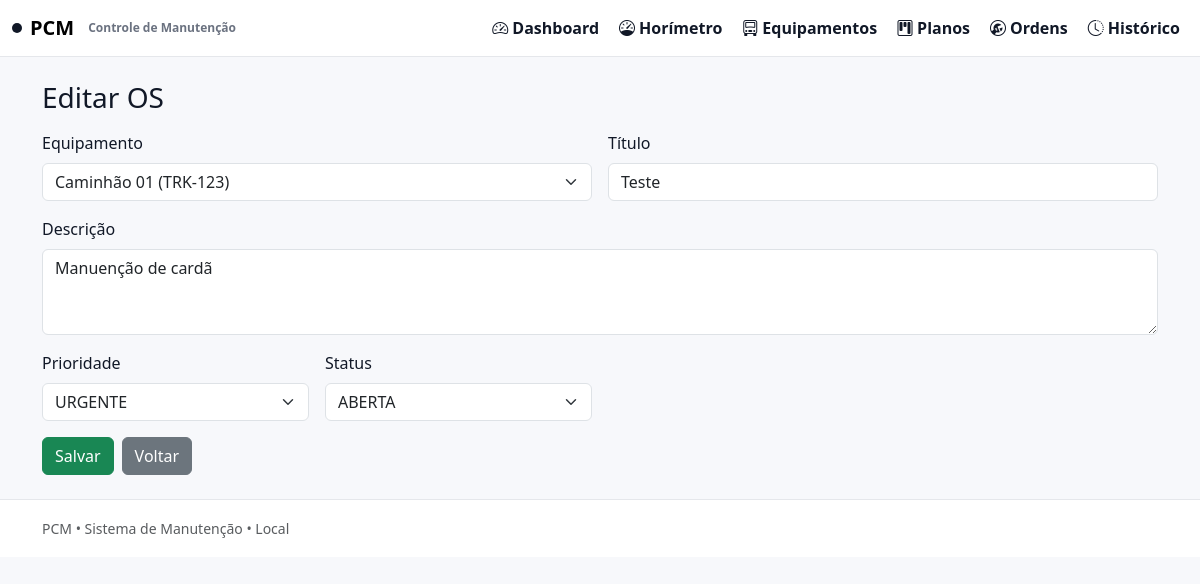
Page /os/8/editar on the committed database.
### models.py (models this page shows, shortened)
class WorkOrder(db.Model):
    __tablename__ = "ordens_servico"
    id = db.Column(db.Integer, primary_key=True)
    equipamento_id = db.Column(db.Integer, db.ForeignKey("equipamentos.id"), nullable=False)
    titulo = db.Column(db.String(200), nullable=False)
    descricao = db.Column(db.Text, nullable=True)
    prioridade = db.Column(db.String(20), nullable=False, default="MEDIA")
    status = db.Column(db.String(30), nullable=False, default=OsStatus.ABERTA.value)
    opened_at = db.Column(db.DateTime, nullable=False, default=datetime.utcnow)
    closed_at = db.Column(db.DateTime, nullable=True)
    equipamento = db.relationship("Equipment", backref=db.backref("os", lazy=True))

class Equipment(db.Model):
    __tablename__ = "equipamentos"
    id = db.Column(db.Integer, primary_key=True)
    nome = db.Column(db.String(120), nullable=False)
    codigo = db.Column(db.String(60), nullable=False, unique=True)  # TAG
    tipo = db.Column(db.String(60), nullable=True)
    horimetro_atual = db.Column(db.Integer, nullable=False, default=0)
    ativo = db.Column(db.Boolean, nullable=False, default=True)
    created_at = db.Column(db.DateTime, nullable=False, default=datetime.utcnow)

### app.py (the view, shortened to what this page needs)
    @app.route("/os/<int:os_id>/editar", methods=["GET", "POST"])
    def os_editar(os_id):
        item = WorkOrder.query.get_or_404(os_id)
        equipamentos = Equipment.query.filter_by(ativo=True).order_by(Equipment.nome.asc()).all()
        all_statuses = [s.value for s in OsStatus]
        return render_template("os_form.html", item=item, equipamentos=equipamentos, all_statuses=all_statuses)

### templates/os_form.html (shortened to what this page needs)
{% extends "base.html" %}
{% block content %}
<h3>{{ 'Editar' if item else 'Nova' }} OS</h3>
<form method="post" class="mt-3">
  <div class="row g-3">
    <div class="col-md-6">
      <label class="form-label">Equipamento</label>
      <select class="form-select" name="equipamento_id" required>
        {% for e in equipamentos %}
          <option value="{{ e.id }}" {% if item and item.equipamento_id == e.id %}selected{% endif %}>
            {{ e.nome }} ({{ e.codigo }})
          </option>
        {% endfor %}
      </select>
    </div>
    <div class="col-md-6">
      <label class="form-label">Título</label>
      <input class="form-control" name="titulo" value="{{ item.titulo if item else '' }}" required>
    </div>
    <div class="col-md-12">
      <label class="form-label">Descrição</label>
      <textarea class="form-control" name="descricao" rows="3">{{ item.descricao if item and item.descricao else '' }}</textarea>
    </div>
    <div class="col-md-3">
      <label class="form-label">Prioridade</label>
      <select class="form-select" name="prioridade">
        {% for p in ['BAIXA','MEDIA','ALTA','URGENTE'] %}
          <option value="{{ p }}" {% if item and item.prioridade==p %}selected{% endif %}>{{ p }}</option>
        {% endfor %}
      </select>
    </div>
    <div class="col-md-3">
      <label class="form-label">Status</label>
      <select class="form-select" name="status">
        {% for s in all_statuses %}
          <option value="{{ s }}" {% if item and item.status==s %}selected{% endif %}>{{ s }}</option>
        {% endfor %}
      </select>
    </div>
  </div>
  <div class="mt-3 d-flex gap-2">
    <button class="btn btn-success" type="submit">Salvar</button>
    <a class="btn btn-secondary" href="{{ url_for('os_list') }}">Voltar</a>
  </div>
</form>
{% endblock %}

### static/css/style.css (style rules this page uses)
:root { --bg: #f7f8fb; --card: #ffffff; --text: #111827; --muted: #6b7280; --border: #e5e7eb; --shadow: 0 10px 25px rgba(17,24,39,.06); --shadow2: 0 6px 18px rgba(17,24,39,.05); }
.bg-app { background: var(--bg); color: var(--text); }

### rows in the picture
WorkOrder: equipamento_id "Caminhão 01 (TRK-123)", titulo "Teste", descricao "Manuenção de cardã", prioridade "URGENTE", status "ABERTA"

### other values in the picture
{{ 'Editar' if item else 'Nova' }} "Editar"
